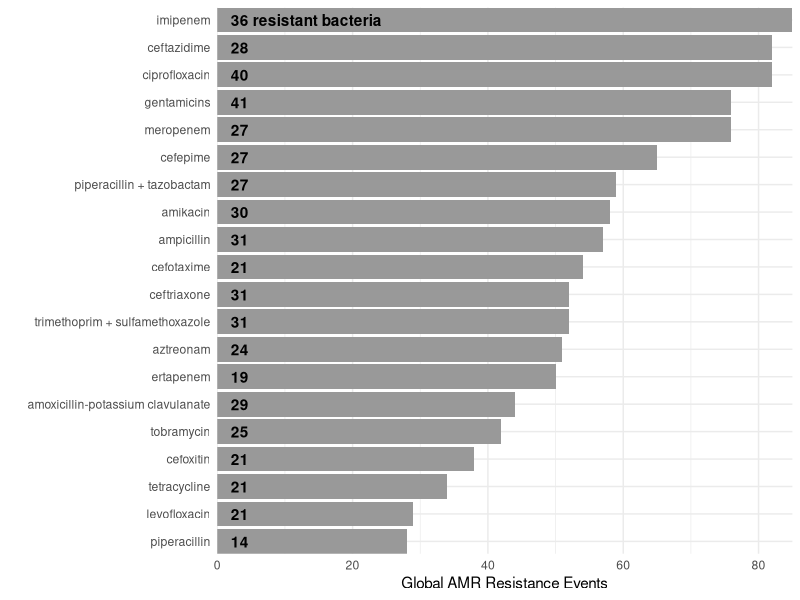
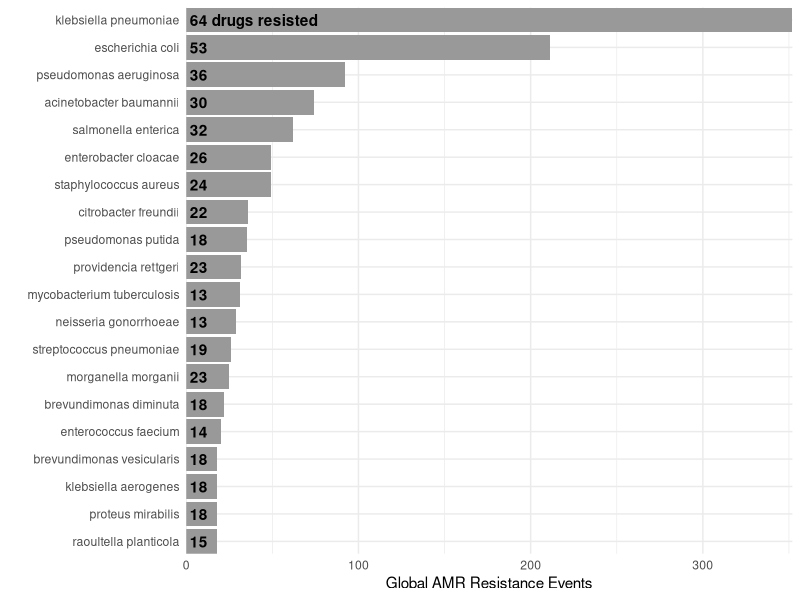
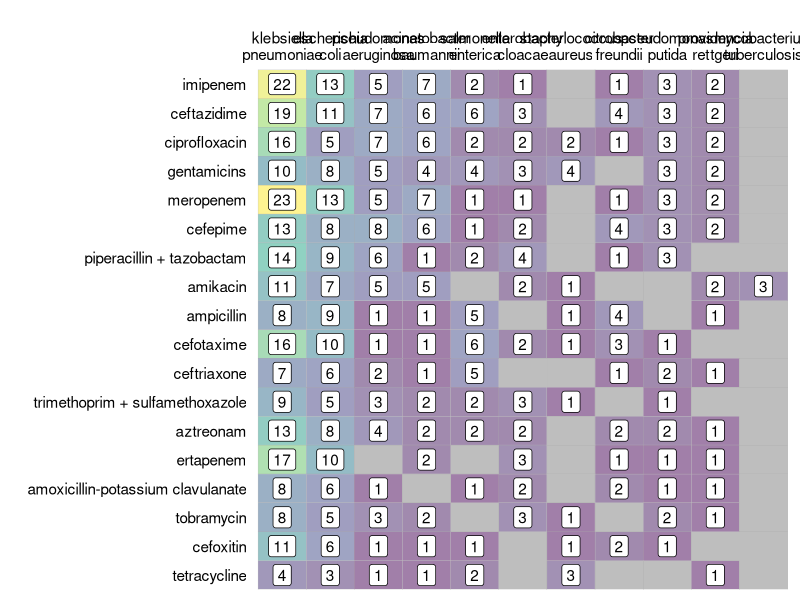
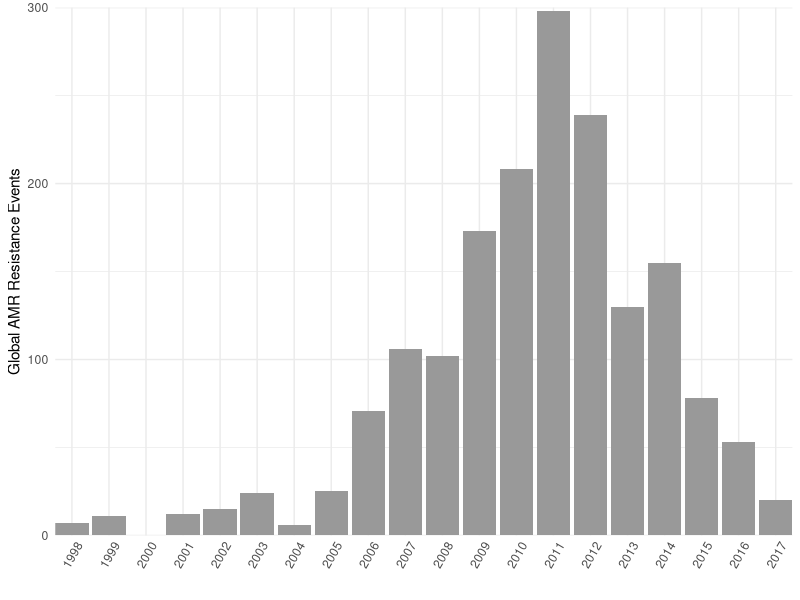
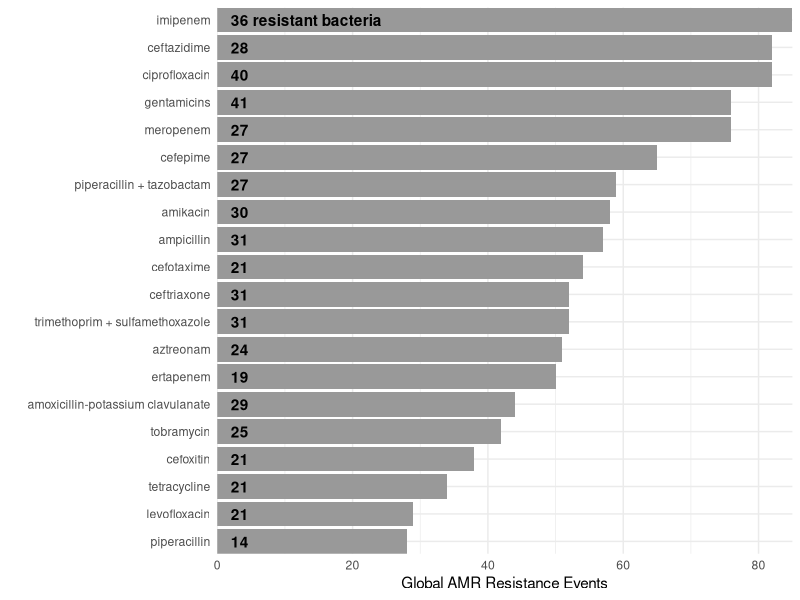
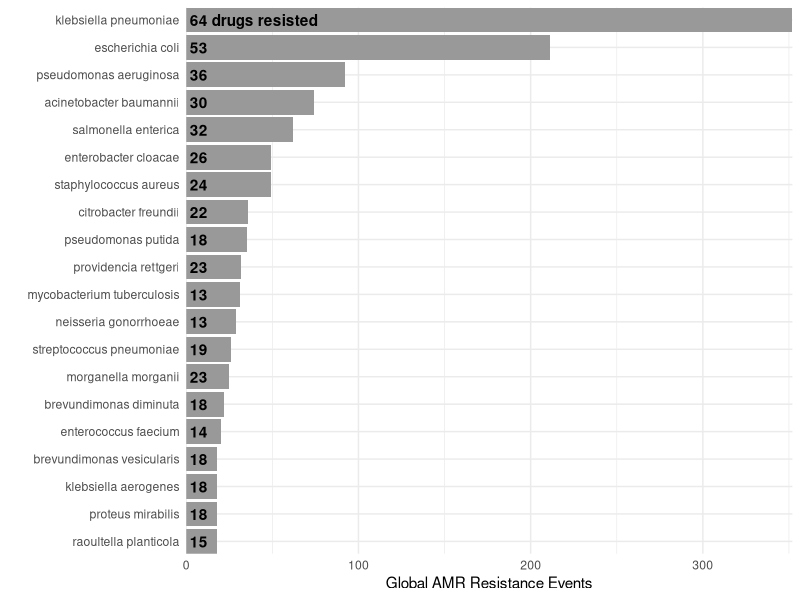
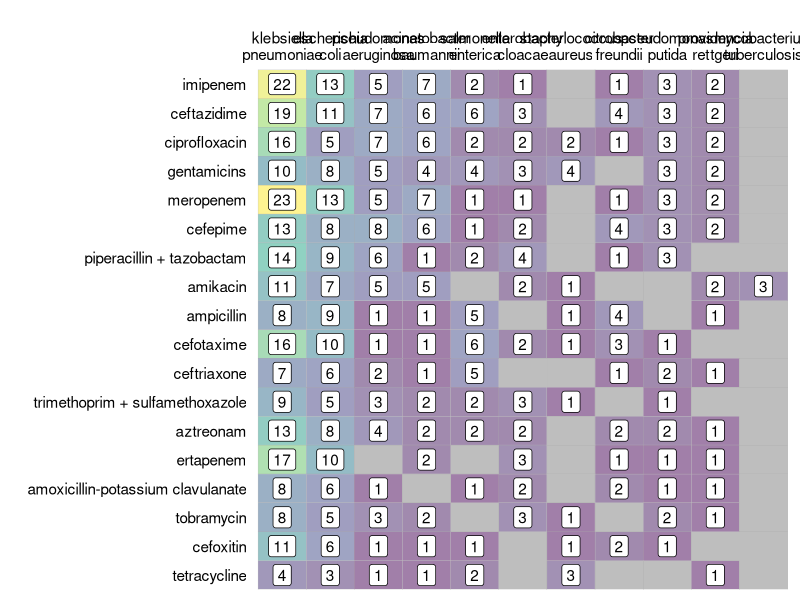
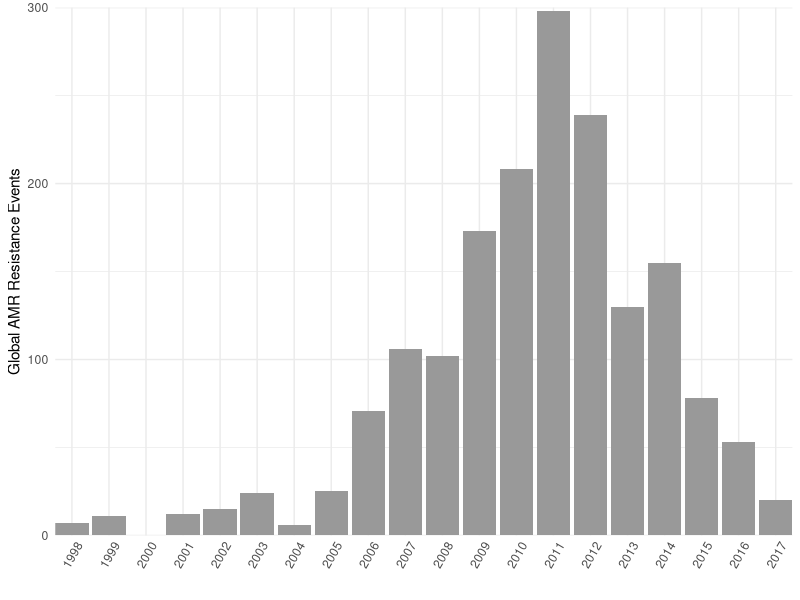

Reproduce these figures in R, in order.
library(tidyverse)
library(here)
library(igraph)
library(ggthemes)

events <- read_csv(here("data", "events_db.csv")) %>%
  rename(drug = drug_preferred_label, bacteria = bacteria_preferred_label) %>%
  mutate(drug = str_remove_all(drug, "drug|combination")) %>%
  mutate(drug = str_replace_all(drug, ",", " + ")) %>%
  mutate(drug = str_squish(drug))

n_distinct(events$study_id)
n_distinct(events$study_country)
nrow(events)

top_bact <- events %>%
  group_by(bacteria) %>%
  count(sort = TRUE) %>%
  ungroup()

top_drugs <- events %>% 
  select(bacteria, drug) %>%
  group_by(drug) %>%
  mutate(n_events = n()) %>%
  ungroup() %>%
  distinct() %>%
  group_by(drug, n_events) %>%
  count(name = "n_bacteria") %>%
  ungroup() %>%
  arrange(-n_events) %>%
  mutate(lab = ifelse(n_events == max(n_events), paste(n_bacteria, "resistant bacteria"), n_bacteria))

top_drugs %>% 
  slice(1:20) %>%
  mutate(drug = fct_rev(fct_inorder(drug))) %>%
  ggplot(., aes(x=drug, y=n_events)) +
  geom_bar(stat = "identity", fill = "gray60" ) +
  geom_text(aes(label=lab), y = 2, hjust = "left",  fontface = "bold") +
  scale_x_discrete(expand = c(0, 0)) +
  scale_y_continuous(expand = c(0, 0)) +
  labs(y = "Global AMR Resistance Events", x = "") +
  coord_flip() +
  theme_minimal() 
ggsave(filename = here("scripts/data_summary/most-common-drugs.png"), width = 8, height = 6)


top_bact <- events %>% 
  select(bacteria, drug) %>%
  group_by(bacteria) %>%
  mutate(n_events = n()) %>%
  ungroup() %>%
  distinct() %>%
  group_by(bacteria, n_events) %>%
  count(name = "n_drugs") %>%
  ungroup() %>%
  arrange(-n_events) %>%
  mutate(lab = ifelse(n_events == max(n_events), paste(n_drugs, "drugs resisted"), n_drugs))

top_bact %>% 
  slice(1:20) %>%
  mutate(bacteria = fct_rev(fct_inorder(bacteria))) %>%
  ggplot(., aes(x=bacteria, y=n_events)) +
  geom_bar(stat = "identity", fill = "gray60" ) +
  geom_text(aes(label=lab), y = 2, hjust = "left",  fontface = "bold") +
  scale_x_discrete(expand = c(0, 0)) +
  scale_y_continuous(expand = c(0, 0)) +
  labs(y = "Global AMR Resistance Events", x = "") +
  coord_flip() +
  theme_minimal() 
ggsave(filename = here("scripts/data_summary/most-common-bact.png"), width = 8, height = 6)


# Heatmap -----------------------------------------------------------------
events %>%
  group_by(drug, bacteria) %>%
  count() %>%
  ungroup() %>%
  filter(bacteria %in% top_bact$bacteria[top_bact$n_events>30]) %>%
  filter(drug %in% top_drugs$drug[top_drugs$n_events>30]) %>%
  full_join(., expand(., drug, bacteria)) %>%
  mutate(bacteria = factor(bacteria, levels = top_bact$bacteria, labels =  gsub(" ", "\n", top_bact$bacteria))) %>%
  mutate(drug = factor(drug, levels = rev(top_drugs$drug))) %>%
  ggplot(., aes(bacteria, drug)) + 
  scale_x_discrete(position = "top") +
  geom_tile(color = 'gray', aes(fill = n), na.rm = FALSE, alpha = 0.5) +
  geom_label(aes(label = n)) +
  scale_fill_viridis_c(guide = FALSE, alpha = 0.5) +
  labs(x = "", y="", size = "AMR Resistance Events") +
  theme_minimal() +
  theme(panel.grid.major = element_blank(),
        axis.text = element_text(color = "black", size = 11))
ggsave(filename = here("scripts/data_summary/drug-bacteria-heatmap.png"), width = 14, height = 7)

# Publications over time --------------------------------------------------
events %>%
  mutate(start_year = as.numeric(str_sub(start_date, 1, 4))) %>%
  group_by(start_year) %>%
  count() %>%
  ungroup() %>%
  bind_rows(tibble(start_year = setdiff(seq(min(.$start_year), max(.$start_year)), .$start_year), n=0)) %>%
  arrange(start_year) %>%
  mutate(start_year = as.character(start_year)) %>%
  ggplot(., aes(x=start_year, y=n)) +
  geom_bar(stat = "identity", fill = "gray60" ) +
  scale_x_discrete(expand = c(0, 0)) +
  scale_y_continuous(expand = c(0, 0), limits = c(0, 300)) +
  labs(y = "Global AMR Resistance Events", x = "") +
  theme_minimal() +
  theme(axis.text.x = element_text(angle = 60, vjust = 0.6))

ggsave(filename = here("scripts/data_summary/pubs-by-year.png"), width = 8, height = 6)

